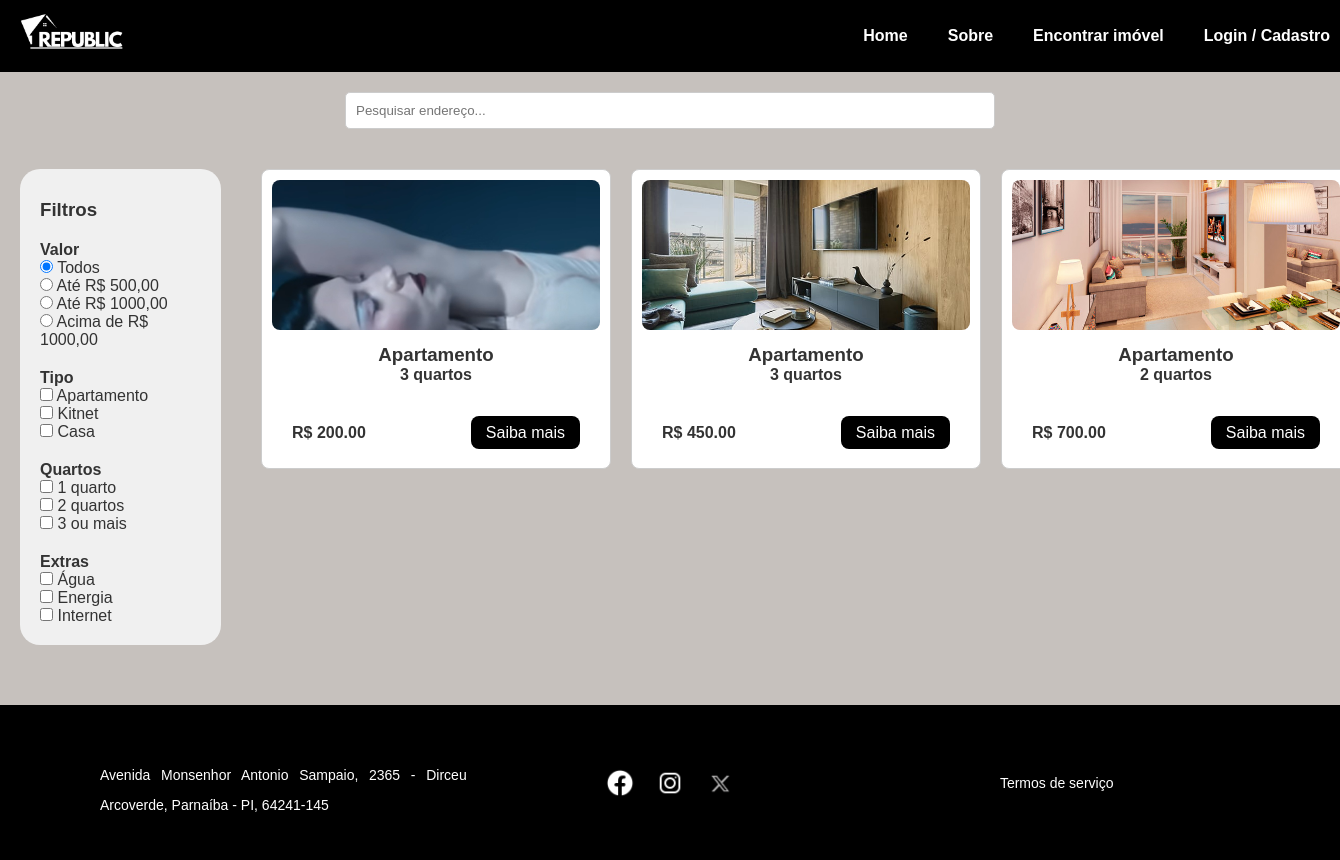
The app's page /pesquisa, older data.
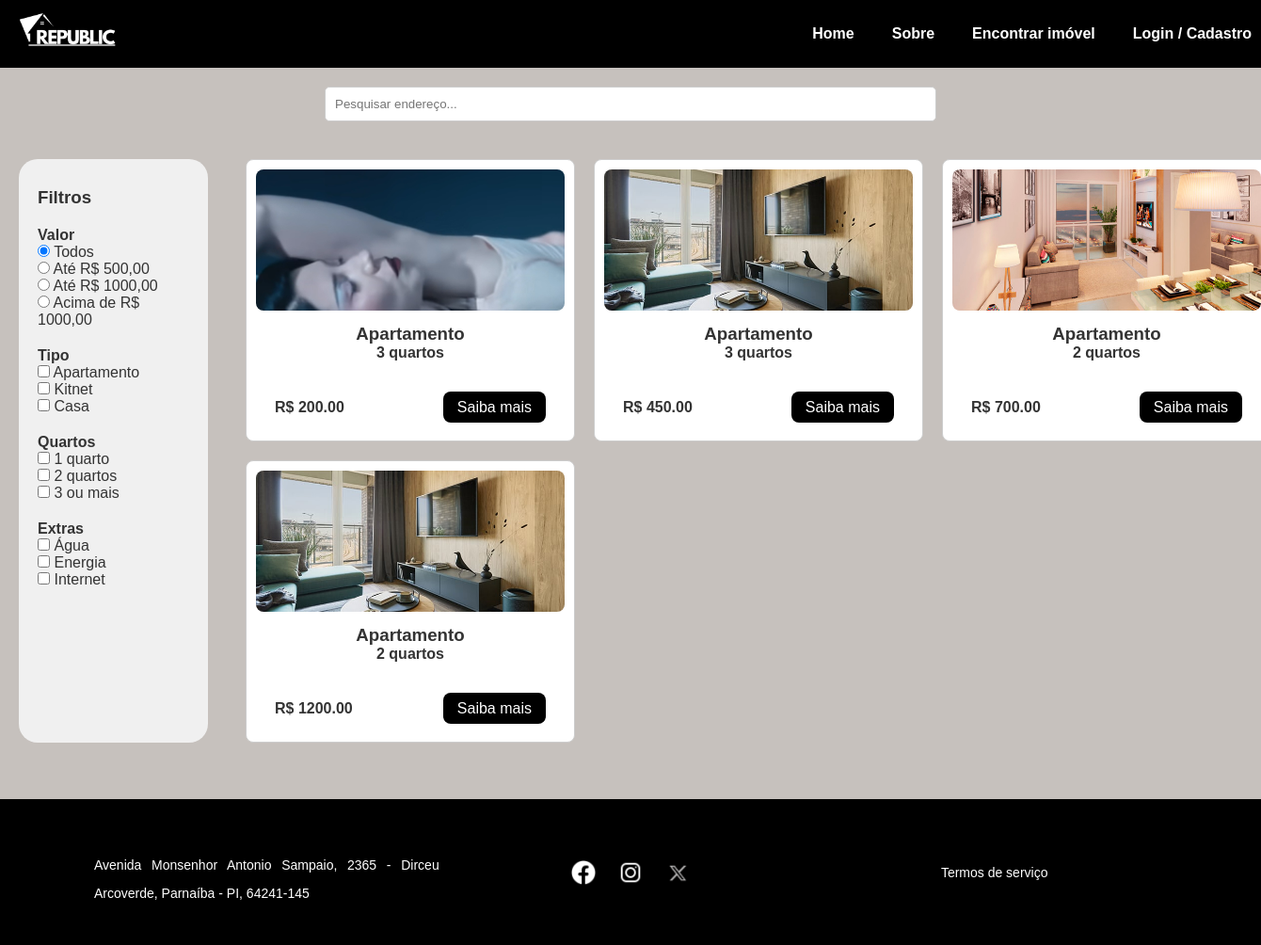
The same page, newer data.
### tables this page shows
CREATE TABLE apartamentos (
    id INTEGER PRIMARY KEY AUTOINCREMENT,
    endereco TEXT,
    bairro TEXT,
    numero TEXT,
    cep TEXT,
    complemento TEXT,
    valor REAL,
    quartos INTEGER,
    banheiros INTEGER,
    inclusos TEXT,
    outros TEXT,
    descricao TEXT,
    imagem TEXT,
    tipo TEXT
, usuario_id INTEGER);

### app.py (the view)
@app.route('/pesquisa')
def pesquisa():
    conn = sqlite3.connect('instance/banco.db')
    cursor = conn.cursor()
    cursor.execute("SELECT id, tipo, quartos, valor, endereco, inclusos, imagem FROM apartamentos")
    rows = cursor.fetchall()
    conn.close()
    apartamentos = []
    for row in rows:
        apt = {
            'id': row[0],
            'tipo': row[1],
            'quartos': row[2],
            'valor': row[3],
            'endereco': row[4],
            'inclusos': row[5].split(',') if row[5] else [],
            'imagens': row[6].split(',') if row[6] else ['default.jpg']
        }
        apartamentos.append(apt)
    return render_template('pesquisa.html', apartamentos=apartamentos)

### app.py (called while the page is built, shortened)
def obter_usuario_nome():
    return None

@app.context_processor
def inject_usuario_nome():
    return dict(usuario_nome=obter_usuario_nome())

### templates/pesquisa.html (shortened to what this page needs)
<!DOCTYPE html>
<html lang="pt-BR">
<head>
    <link rel="stylesheet" href="{{ url_for('static', filename='css/style.css') }}">
    <link rel="stylesheet" href="{{ url_for('static', filename='css/pesquisa.css') }}">
</head>
<body>
    <header class="header">
        <div class="logo">
            <a href="{{ url_for('index') }}">
                <img src="{{ url_for('static', filename='img/logo/logo_branca.png') }}" alt="Republic Logo">
            </a>
        </div>
        <nav class="nav">
            <a href="{{ url_for('index') }}">Home</a>
            <a href="{{ url_for('sobre') }}">Sobre</a>
            <a href="{{ url_for('pesquisa') }}">Encontrar imóvel</a>
            {% if usuario_nome %}
                <div class="user-info">
                    <div class="separator">|</div>
                    <span class="saudacao">Olá, {{ usuario_nome }}!</span>
                    <a href="{{ url_for('logout') }}" class="logout-btn">Sair</a>
                </div>
            {% else %}
                <a href="{{ url_for('cadastro') }}">Login / Cadastro</a>
            {% endif %}
        </nav>
    </header>
    <section class="search-bar">
        <input type="text" id="searchInput" placeholder="Pesquisar endereço...">
    </section>
    <main>
        <aside class="filters">
            <h3>Filtros</h3>
            <h4>Valor</h4>
            <label><input type="radio" name="valor" value="todos" checked> Todos</label><br>
            <label><input type="radio" name="valor" value="500"> Até R$ 500,00</label><br>
            <label><input type="radio" name="valor" value="1000"> Até R$ 1000,00</label><br>
            <label><input type="radio" name="valor" value="acima"> Acima de R$ 1000,00</label>
            <h4>Tipo</h4>
            <label><input type="checkbox" name="tipo" value="apartamento"> Apartamento</label><br>
            <label><input type="checkbox" name="tipo" value="kitnet"> Kitnet</label><br>
            <label><input type="checkbox" name="tipo" value="casa"> Casa</label>
            <h4>Quartos</h4>
            <label><input type="checkbox" name="quartos" value="1"> 1 quarto</label><br>
            <label><input type="checkbox" name="quartos" value="2"> 2 quartos</label><br>
            <label><input type="checkbox" name="quartos" value="3"> 3 ou mais</label>
            <h4>Extras</h4>
            <label><input type="checkbox" name="extras" value="agua"> Água</label><br>
            <label><input type="checkbox" name="extras" value="energia"> Energia</label><br>
            <label><input type="checkbox" name="extras" value="internet"> Internet</label>
        </aside>
        <section class="cards" id="cardContainer">
            {% for apt in apartamentos %}
            <div class="card"
                data-tipo="{{ apt.tipo }}"
                data-quartos="{{ apt.quartos }}"
                data-valor="{{ apt.valor }}"
                data-extras="{{ apt.inclusos|join(',') }}"
                data-endereco="{{ apt.endereco }}">
                <div class="imagens-card">
                    {% set primeira_imagem = apt.imagens[0] if apt.imagens else 'default.jpg' %}
                    <img src="{{ url_for('static', filename='img/apts/' ~ primeira_imagem) }}" alt="Imagem do imóvel">
                </div>
                <h3>{{ apt.tipo|capitalize }}</h3>
                <p>{{ apt.quartos }} quarto{{ 's' if apt.quartos > 1 }}</p>
                <div class="card-footer">
                    <p class="preco">R$ {{ "%.2f"|format(apt.valor|float) }}</p>
                    <div class="botao">
                        <a href="{{ url_for('detalhes_apartamento', id=apt.id) }}">Saiba mais</a>
                    </div>
                </div>
            </div>
            {% endfor %}
        </section>
    </main>
    <footer class="footer">
        <div class="footer-content">
            <div class="container text-center">
                <div class="row">
                    <div class="col">
                        <p>Avenida Monsenhor Antonio Sampaio, 2365 - Dirceu Arcoverde, Parnaíba - PI, 64241-145</p>
                    </div>
                    <div class="col">
                        <div class="socials">
                            <a href="#"><img src="{{ url_for('static', filename='img/socials/facebook.png') }}" alt="Facebook"></a>
                            <a href="#"><img src="{{ url_for('static', filename='img/socials/ig.png') }}" alt="Instagram"></a>
                            <a href="#"><img src="{{ url_for('static', filename='img/socials/x.webp') }}" alt="X"></a>
                        </div>
                    </div>
                    <div class="col">
                        <a href="{{ url_for('termos') }}">Termos de serviço</a>
                    </div>
                </div>
            </div>
        </div>
    </footer>
</body>
</html>

### static/css/style.css (style rules this page uses)
* { margin: 0; padding: 0; box-sizing: border-box; }
body { font-family: Arial, sans-serif; background-color: #c6c1bd; color: #333; }
.nav { display: flex; align-items: center; gap: 20px; }
.header { background: rgb(0, 0, 0); display: flex; align-items: center; justify-content: space-between; padding: 10px; }
.logo img { width: 120px; }
.nav a { color: white; text-decoration: none; margin-left: 20px; font-weight: bold; }
.container { padding: 30px 50px; }
.container p { text-align: justify; line-height: 30px; margin-top: 15px; }
.card { background-color: rgba(255, 255, 255, 0.849); padding: 20px; border-radius: 10px; width: 300px; height: 250px; }
.card img { width: 50px; height: 50px; margin-top: 25%; margin-bottom: 10px; }
.card p { font-size: 16px; font-weight: bold; }
.footer { background-color: black; color: white; padding: 30px 0; font-size: 14px; }
.footer-content .container { max-width: 1200px; margin: 0 auto; padding: 0 20px; }
.footer-content .row { display: flex; justify-content: space-between; align-items: center; flex-wrap: wrap; text-align: center; }
.footer-content .col { flex: 1; padding: 10px; }
.footer-content .socials a img { width: 30px; margin: 0 8px; vertical-align: middle; }
.footer-content a { color: white; text-decoration: none; }

### static/css/pesquisa.css (style rules this page uses)
.search-bar { margin: 20px; text-align: center; }
.search-bar input { padding: 10px; width: 50%; border-radius: 5px; border: 1px solid #ccc; }
main { display: flex; }
.filters { width: 15%; padding: 20px; background: #f0f0f0; margin: 20px; border-radius: 20px; }
.filters h3 { margin-top: 10px; }
.filters h4 { margin-top: 20px; }
.cards { width: 80%; padding: 20px; display: grid; grid-template-columns: repeat(3, 1fr); gap: 20px; }
.cards .card { width: 350px; height: 300px; background: white; border: 1px solid #ccc; padding: 10px; border-radius: 8px; text-align: center; display: flex; flex-direction: column; justify-content: space-between; }
.card img { width: 100%; height: 150px; object-fit: cover; border-radius: 8px; margin-top: 0; }
.card-footer { display: flex; justify-content: space-between; align-items: center; margin-top: 20px; width: 100%; padding: 20px; }
.preco { font-weight: bold; font-size: 1.2em; text-align: left; flex: 1; }
.botao { text-align: right; }
.botao a { background-color: black; color: white; padding: 8px 15px; text-decoration: none; border-radius: 8px; }
footer { background: black; color: white; padding: 20px; margin-top: 40px; }

Row changes from the older to the newer data that the page shows:
added apartamentos: tipo "Apartamento", quartos "2", quartos "s", valor "1200.00"
